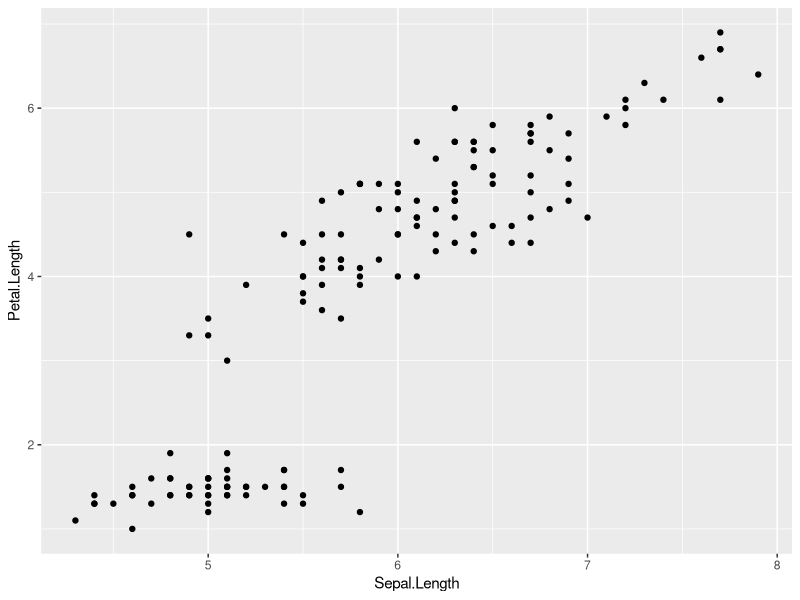
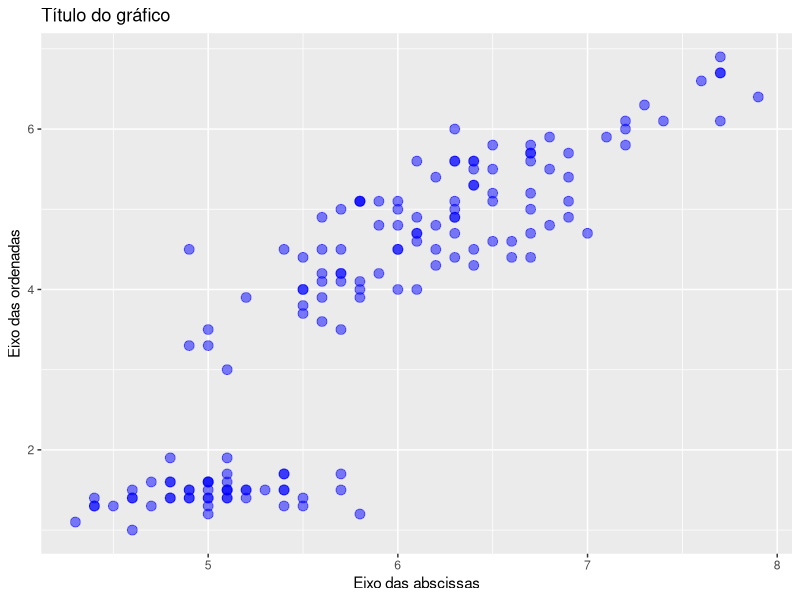
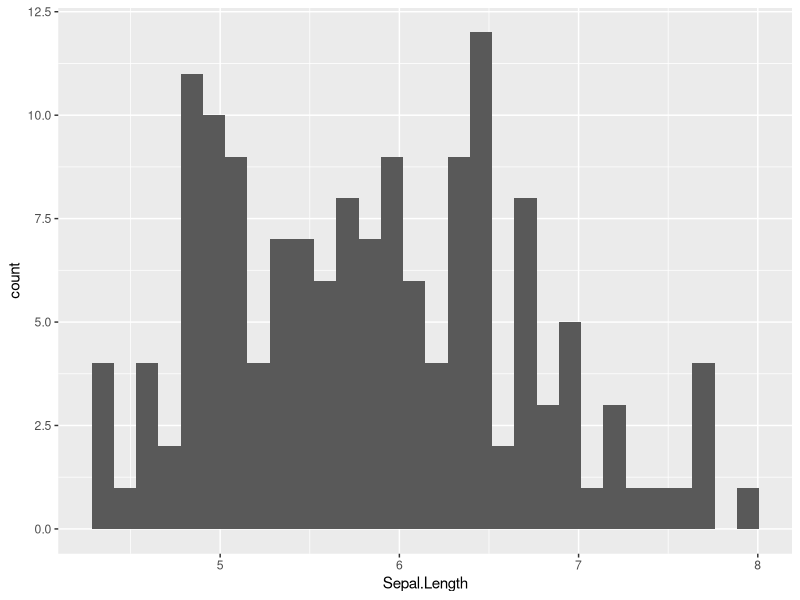
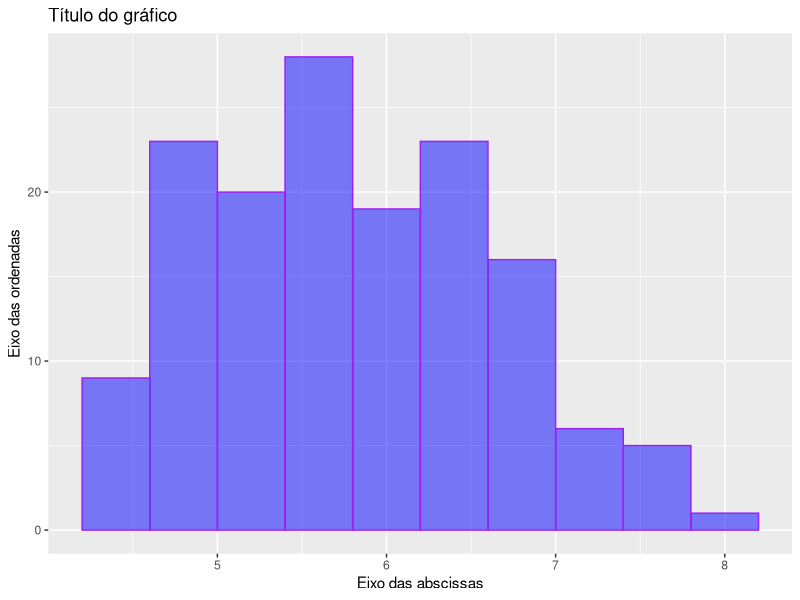
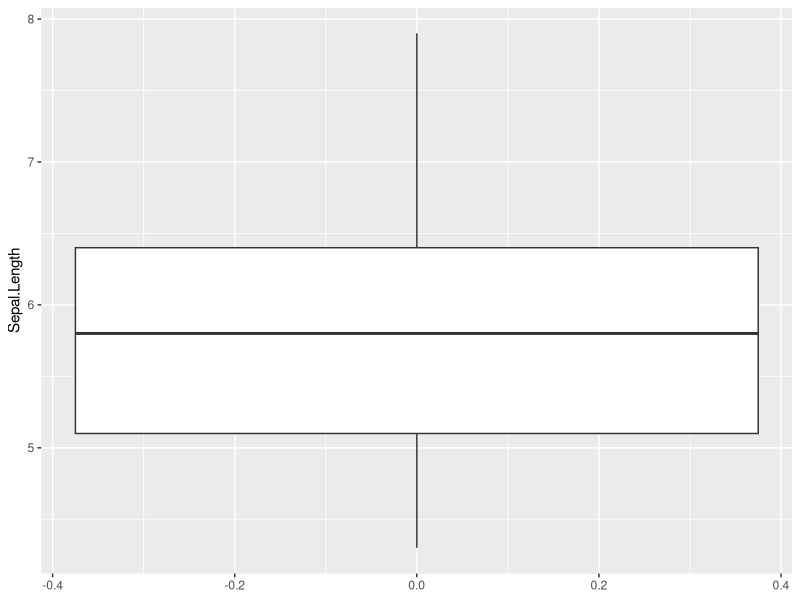
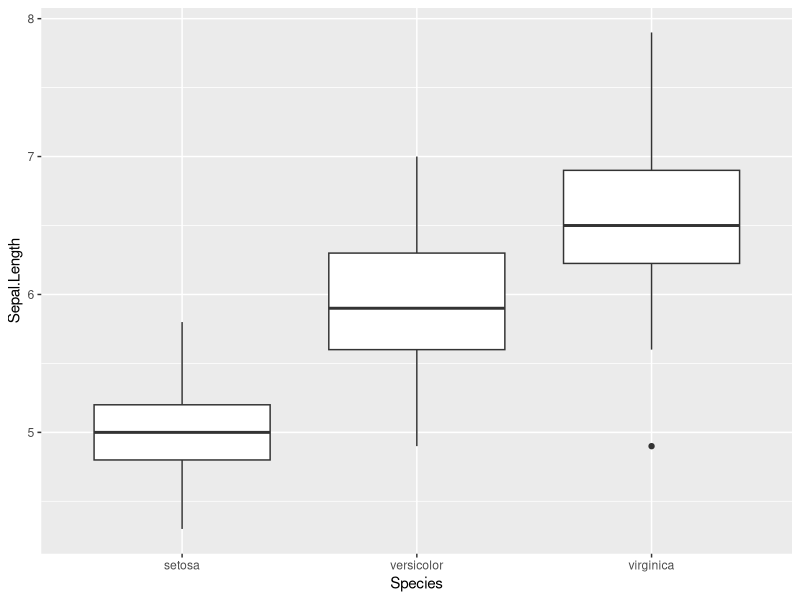
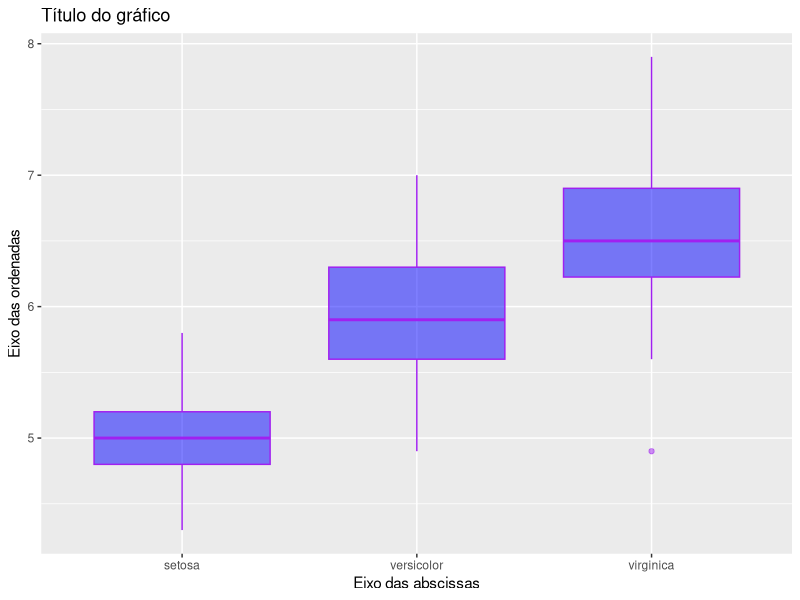
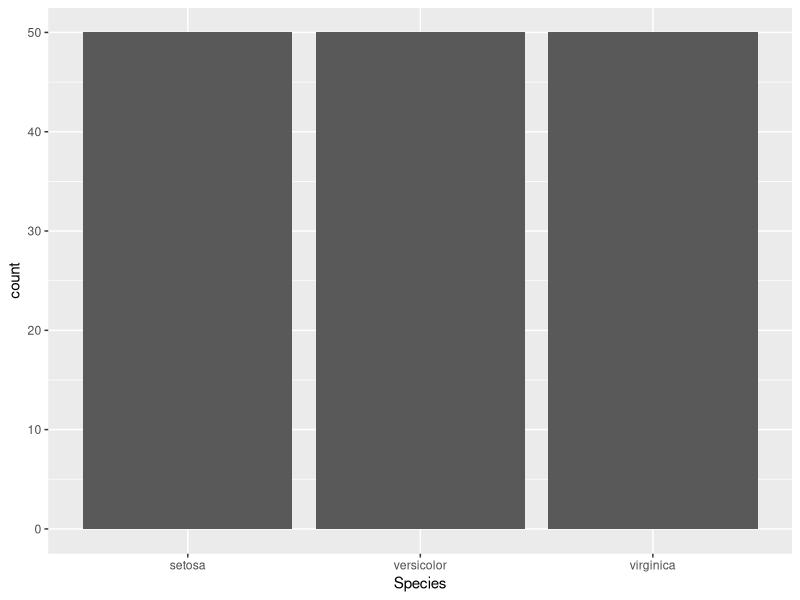

Write the R code that produced these figures, in order.
## ---- chunk 1
knitr::opts_chunk$set(echo = TRUE, error = TRUE)
options(scipen=999)
## ---- chunk 2
data(iris)
library(ggplot2)
## ---- chunk 3
ggplot(data = iris, mapping = aes(x = Sepal.Length, y = Petal.Length)) +
  geom_point()
## ---- chunk 4
ggplot(data = iris, mapping = aes(x = Sepal.Length, y = Petal.Length)) +
  geom_point(color = "blue", size = 3, alpha = 0.5) +
  labs(title = "Título do gráfico", x = "Eixo das abscissas", y = "Eixo das ordenadas")
## ---- chunk 5
ggplot(data = iris, mapping = aes(x = Sepal.Length)) +
  geom_histogram()
## ---- chunk 6
ggplot(data = iris, mapping = aes(x = Sepal.Length)) +
  geom_histogram(bins = 10, fill = "blue", color = "purple", alpha = 0.5) +
  labs(title = "Título do gráfico", x = "Eixo das abscissas", y = "Eixo das ordenadas")
## ---- chunk 7
ggplot(data = iris, mapping = aes(y = Sepal.Length)) +
  geom_boxplot()
## ---- chunk 8
ggplot(data = iris, mapping = aes(x = Species, y = Sepal.Length)) +
  geom_boxplot()
## ---- chunk 9
ggplot(data = iris, mapping = aes(x = Species, y = Sepal.Length)) +
  geom_boxplot(fill = "blue", color = "purple", alpha = 0.5) +
  labs(title = "Título do gráfico", x = "Eixo das abscissas", y = "Eixo das ordenadas")
## ---- chunk 10
ggplot(data = iris, mapping = aes(x = Species)) +
  geom_bar()
## ---- chunk 11
ggplot(data = iris, mapping = aes(x = Species)) +
  geom_bar(fill = "blue", alpha = 0.5)
## ---- chunk 12
ggplot(data = iris, mapping = aes(x = Species, y = Sepal.Length)) +
  geom_col(fill = "blue", alpha = 0.5)
## ---- chunk 13
ggplot(data = iris, mapping = aes(x = Species, y = Sepal.Length)) +
  geom_col(fill = "blue", alpha = 0.5) +
  labs(title = "Título do gráfico", x = "Eixo das abscissas", y = "Eixo das ordenadas")
## ---- chunk 14
ggplot(data = iris, mapping = aes(x = Sepal.Length, y = Sepal.Width)) +
  geom_line()
## ---- chunk 15
ggplot(data = iris, mapping = aes(x = Sepal.Length, y = Sepal.Width)) +
  geom_line(color = "blue") +
  geom_point(color = "purple") +
  labs(title = "Título do gráfico", x = "Eixo das abscissas", y = "Eixo das ordenadas")
